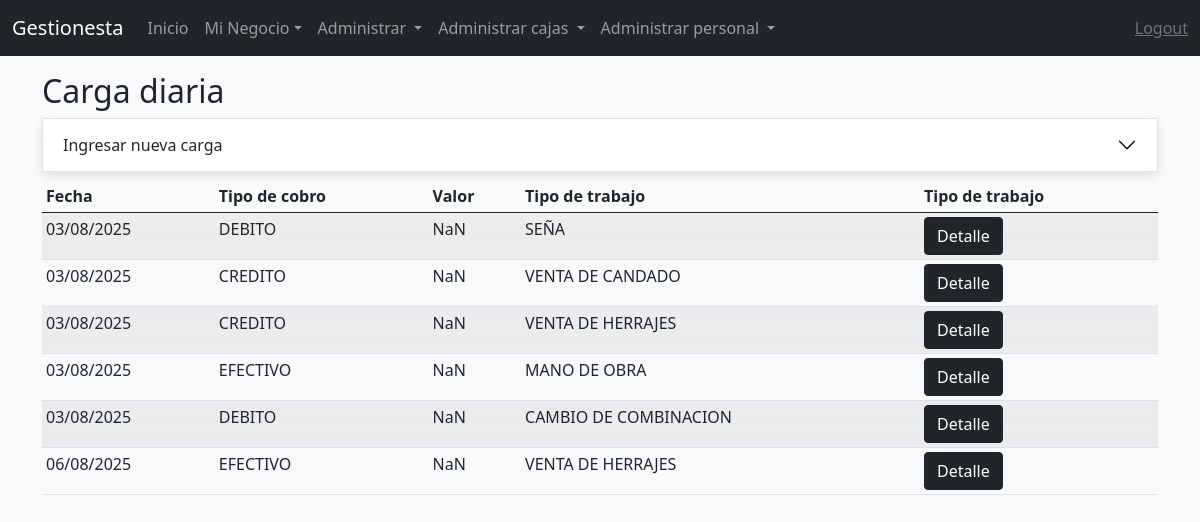
Page /cargadiaria (signed in) on the committed database.
### tables this page shows
CREATE TABLE "ventas" (
	"id"	INTEGER NOT NULL,
	"id_empresa"	INTEGER,
	"fecha"	TEXT,
	"cobro"	INTEGER,
	"valor"	REAL,
	"tipotrabajo"	INTEGER,
	PRIMARY KEY("id" AUTOINCREMENT),
	FOREIGN KEY("cobro") REFERENCES "metodo_cobro"("id"),
	FOREIGN KEY("id_empresa") REFERENCES "empresas"("id"),
	FOREIGN KEY("tipotrabajo") REFERENCES "tipo_trabajo"("id")
);

CREATE TABLE "metodo_cobro" (
	"id"	INTEGER NOT NULL,
	"id_empresa"	INTEGER,
	"COBRO"	TEXT,
	"RETENCION"	REAL,
	PRIMARY KEY("id" AUTOINCREMENT),
	FOREIGN KEY("id_empresa") REFERENCES "empresas"("id")
);

CREATE TABLE "tipo_trabajo" (
	"id"	INTEGER NOT NULL,
	"id_empresa"	INTEGER,
	"nombre"	TEXT,
	PRIMARY KEY("id" AUTOINCREMENT),
	FOREIGN KEY("id") REFERENCES "",
	FOREIGN KEY("id_empresa") REFERENCES "empresas"("id")
);

### app.py (the view)
@app.route("/cargadiaria", methods=["GET", "POST"])
@login_required
def cargadiaria():
    ventas = db.execute("SELECT ventas.id, ventas.fecha, ventas.valor, metodo_cobro.COBRO, tipo_trabajo.nombre FROM ventas JOIN metodo_cobro ON metodo_cobro.id = ventas.cobro JOIN tipo_trabajo ON tipo_trabajo.id = ventas.tipotrabajo")
    cobro = db.execute("SELECT * FROM metodo_cobro")
    tipotrabajo = db.execute("SELECT * FROM tipo_trabajo")
    locales = db.execute("SELECT * FROM negocios")
    return render_template("cargadiaria.html", locales = locales, ventas=ventas, trabajos=tipotrabajo, cobros=cobro, nombre="Mi Negocio")

### helpers.py (called while the page is built)
def login_required(f):
    @wraps(f)
    def decorated_function(*args, **kwargs):
        if session.get("user_id") is None:
            return redirect("/login")
        return f(*args, **kwargs)
    return decorated_function

### templates/cargadiaria.html (shortened to what this page needs)
{% extends "layout.html" %}
{% block body %}
<div class="container">
     <h2>Carga diaria</h2>
    <div class="accordion accordion-flush border border-1 mb-2" style="background: #f8f9fa; box-shadow: 0px 4px 10px rgba(0,0,0,0.1);" id="accordionFlushCargadiaria">
        <div class="accordion-item">
            <h2 class="accordion-header text-center" id="flush-headingOne">
                <button class="accordion-button collapsed" type="button" data-bs-toggle="collapse" data-bs-target="#flush-collapseOne" aria-expanded="false" aria-controls="flush-collapseOne">
                Ingresar nueva carga
                </button>
            </h2>
        </div>
    </div>
    <div class="table-responsive-lg">
        <table class="table table-striped table-hover table-sm" style="min-width: 650px;">
            <thead>
                <tr>
                    <th scope="col">Fecha</th>
                    <th scope="col">Tipo de cobro</th>
                    <th scope="col">Valor</th>
                    <th scope="col">Tipo de trabajo</th>
                    <th scope="col">Tipo de trabajo</th>
                </tr>
            </thead>
            <tbody>
                {% for venta in ventas %}
                    <tr>
                        <td scope="row">{{ venta["fecha"] }}</td>
                        <td>{{ venta["COBRO"] }}</td>
                        <td name="valorventa">{{ venta["valor"] | round(2) }}</td>
                        <td>{{ venta["nombre"] }}</td>
                        <td>
                            <button type="button" class="btn btn-dark btn-detalle"
                                    data-bs-toggle="modal"
                                    data-bs-target="#modalDetalle{{ venta['id'] }}"
                                    data-venta-id="{{ venta['id'] }}">
                                Detalle
                            </button>
                        </td>
                    </tr>
                {% endfor %}
            </tbody>
        </table>
    </div>
</div>
{% endblock %}

### templates/layout.html (shortened to what this page needs)
<!DOCTYPE html>
<html lang="es-ES">
    <head>
        <link href="https://cdn.jsdelivr.net/npm/bootstrap@5.0.2/dist/css/bootstrap.min.css" rel="stylesheet">
        <link rel="stylesheet" href="/statics/css/style.css">
    </head>
    <body class="bg-light bg-gradient">
        <nav class="navbar navbar-expand-lg navbar-dark bg-dark fixed-top">
            <div class="container-fluid">
                <a class="navbar-brand" href="/">Gestionesta</a>
                <div class="collapse navbar-collapse" id="navbarSupportedContent">
                    <ul class="navbar-nav me-auto mb-2 mb-lg-0">
                    {% if session["user_id"] %}
                    <li class="nav-item">
                        <a class="nav-link" href="/minegocio">Inicio</a>
                    </li>
                    <li class="nav-item dropdown">
                        <a class="nav-link dropdown-toggle" href="#" role="button" data-bs-toggle="dropdown" aria-expanded="false">Mi Negocio</a>
                    </li>
                    {% if session["user_level"] == 794652315648 or session["user_level"] == 794652315647 %}
                    <li class="nav-item dropdown">
                        <a class="nav-link dropdown-toggle" href="#" role="button" data-bs-toggle="dropdown" aria-expanded="false">
                            Administrar
                        </a>
                    </li>
                    <li class="nav-item dropdown">
                        <a class="nav-link dropdown-toggle" href="#" role="button" data-bs-toggle="dropdown" aria-expanded="false">
                            Administrar cajas
                        </a>
                    </li>
                    <li class="nav-item dropdown">
                        <a class="nav-link dropdown-toggle" href="#" role="button" data-bs-toggle="dropdown" aria-expanded="false">
                            Administrar personal
                        </a>
                    </li>
                    {% endif %}
                    </ul>
                    <li class="nav-item "><a href="/logout" class="link-secondary">Logout</a></li>
                    {% else %}
                    </ul>
                    <div class="d-flex">
                        <a class="nav-link link-secondary" aria-current="page" href="/login">Login</a>
                    </div>
                    {% endif %}
                </div>
            </div>
        </nav>
        <div class="container mt-5 pt-4"></div>
        {% block body %}
        {% endblock %}
    </body>
</html>

### statics/css/style.css (style rules this page uses)
.accordion-button::after { filter: brightness(0); }

### rows in the picture
ventas: fecha "03/08/2025", COBRO "DEBITO", nombre "SEÑA"
ventas: fecha "03/08/2025", COBRO "CREDITO", nombre "VENTA DE CANDADO"
ventas: fecha "03/08/2025", COBRO "CREDITO", nombre "VENTA DE HERRAJES"
ventas: fecha "03/08/2025", COBRO "EFECTIVO", nombre "MANO DE OBRA"
ventas: fecha "03/08/2025", COBRO "DEBITO", nombre "CAMBIO DE COMBINACION"
ventas: fecha "06/08/2025", COBRO "EFECTIVO", nombre "VENTA DE HERRAJES"
